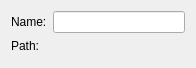
<?xml version="1.0" encoding="UTF-8"?>
<ui version="4.0">
 <class>CustomUI::WizardPage</class>
 <widget class="QWizardPage" name="CustomUI::WizardPage">
  <property name="geometry">
   <rect>
    <x>0</x>
    <y>0</y>
    <width>196</width>
    <height>68</height>
   </rect>
  </property>
  <property name="title">
   <string>Choose the Location</string>
  </property>
  <layout class="QFormLayout" name="formLayout">
   <item row="0" column="0">
    <widget class="QLabel" name="nameLabel">
     <property name="text">
      <string>Name:</string>
     </property>
    </widget>
   </item>
   <item row="0" column="1">
    <widget class="CustomUI::FileNameValidatingLineEdit" name="nameLineEdit"/>
   </item>
   <item row="1" column="0">
    <widget class="QLabel" name="pathLabel">
     <property name="text">
      <string>Path:</string>
     </property>
    </widget>
   </item>
   <item row="1" column="1">
    <widget class="CustomUI::PathChooser" name="pathChooser" native="true"/>
   </item>
  </layout>
 </widget>
 <customwidgets>
  <customwidget>
   <class>CustomUI::FileNameValidatingLineEdit</class>
   <extends>QLineEdit</extends>
   <header>filenamevalidatinglineedit.h</header>
  </customwidget>
  <customwidget>
   <class>CustomUI::PathChooser</class>
   <extends>QWidget</extends>
   <header>pathchooser.h</header>
   <container>1</container>
  </customwidget>
 </customwidgets>
 <resources/>
 <connections/>
</ui>
